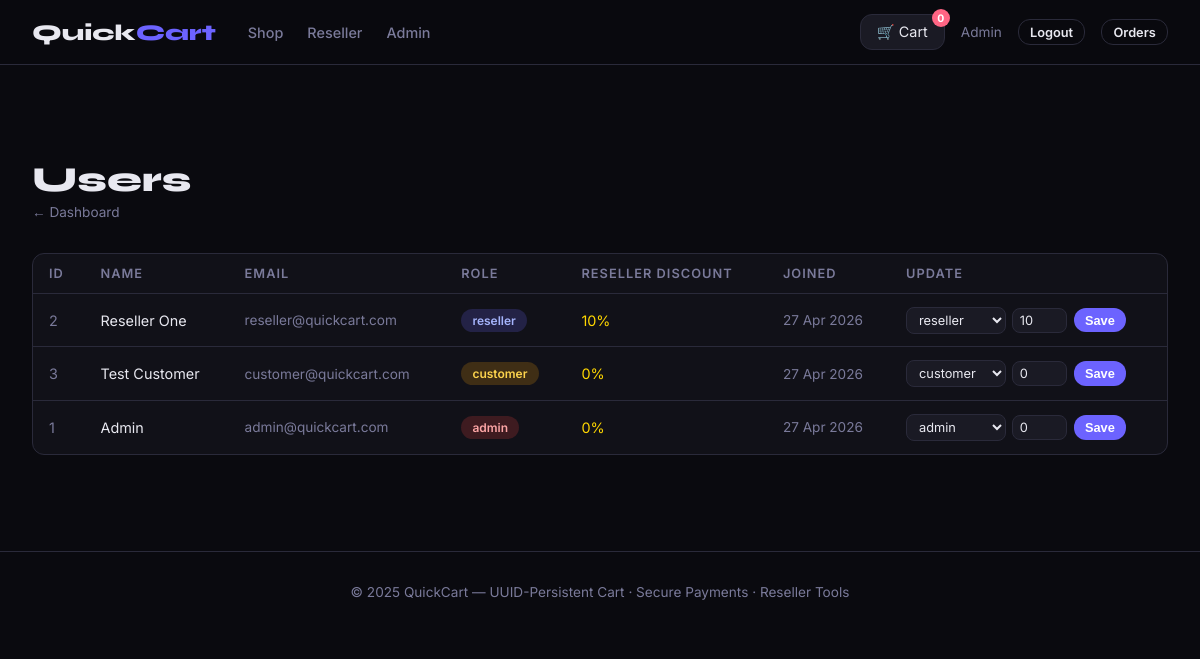
Page /admin/users (signed in) on the committed database.
### app.py (models this page shows)
class User(UserMixin, db.Model):
    __tablename__ = 'users'
    id            = db.Column(db.Integer, primary_key=True)
    name          = db.Column(db.String(120), nullable=False)
    email         = db.Column(db.String(120), unique=True, nullable=False)
    password_hash = db.Column(db.String(256), nullable=False)
    role          = db.Column(db.String(20), default='customer')  # admin / customer / reseller
    reseller_discount = db.Column(db.Float, default=0.0)          # % discount for resellers
    created_at    = db.Column(db.DateTime, default=datetime.utcnow)
    orders        = db.relationship('Order', backref='buyer', lazy=True)

### app.py (the view)
@app.route('/admin/users')
@login_required
@admin_required
def admin_users():
    users = User.query.order_by(User.created_at.desc()).all()
    return render_template('admin/users.html', users=users)

### app.py (called while the page is built)
@login_manager.user_loader
def load_user(user_id):
    return User.query.get(int(user_id))

def admin_required(f):
    @wraps(f)
    def decorated(*args, **kwargs):
        if not current_user.is_authenticated or current_user.role != 'admin':
            flash('Admin access required.', 'danger')
            return redirect(url_for('index'))
        return f(*args, **kwargs)
    return decorated

### templates/admin/users.html (shortened to what this page needs)
{% extends "base.html" %}
{% block content %}
<div class="container">
  <div class="page-header">
    <h1>Users</h1>
    <a href="/admin" style="font-size:.85rem; color:var(--muted);">← Dashboard</a>
  </div>
  <div class="card" style="padding:0; overflow:hidden;">
    <table>
      <thead><tr>
        <th>ID</th><th>Name</th><th>Email</th><th>Role</th><th>Reseller Discount</th><th>Joined</th><th>Update</th>
      </tr></thead>
      <tbody>
      {% for u in users %}
      <tr>
        <td style="color:var(--muted);">{{ u.id }}</td>
        <td>{{ u.name }}</td>
        <td style="font-size:.85rem; color:var(--muted);">{{ u.email }}</td>
        <td>
          <span class="badge {{ 'badge-cancelled' if u.role=='admin' else 'badge-confirmed' if u.role=='reseller' else 'badge-pending' }}">
            {{ u.role }}
          </span>
        </td>
        <td style="color:var(--gold);">{{ u.reseller_discount|int }}%</td>
        <td style="font-size:.85rem; color:var(--muted);">{{ u.created_at.strftime('%d %b %Y') }}</td>
        <td>
          <form method="post" action="/admin/users/{{ u.id }}/role" style="display:flex; gap:.4rem; align-items:center;">
            <select name="role" style="padding:.25rem .5rem; font-size:.8rem; width:100px;">
              {% for r in ['customer','reseller','admin'] %}
              <option value="{{ r }}" {% if u.role == r %}selected{% endif %}>{{ r }}</option>
              {% endfor %}
            </select>
            <input type="number" name="discount" value="{{ u.reseller_discount|int }}" min="0" max="100"
                   style="width:55px; padding:.25rem .4rem; font-size:.8rem;" placeholder="Disc%">
            <button type="submit" class="btn btn-primary btn-sm">Save</button>
          </form>
        </td>
      </tr>
      {% endfor %}
      </tbody>
    </table>
  </div>
</div>
{% endblock %}

### templates/base.html (shortened to what this page needs)
<!DOCTYPE html>
<html lang="en">
<head>
</head>
<body>
<nav>
  <div class="nav-inner">
    <a href="/" class="nav-brand">Quick<span>Cart</span></a>
    <div class="nav-links">
      <a href="/shop">Shop</a>
      {% if current_user.is_authenticated and current_user.role in ['reseller','admin'] %}
      <a href="/reseller">Reseller</a>
      {% endif %}
      {% if current_user.is_authenticated and current_user.role == 'admin' %}
      <a href="/admin">Admin</a>
      {% endif %}
    </div>
    <div class="nav-right">
      <a href="/cart" class="cart-btn">
        🛒 Cart
        <span class="cart-badge" id="cart-badge">0</span>
      </a>
      {% if current_user.is_authenticated %}
        <span style="color:var(--muted); font-size:.85rem;">{{ current_user.name }}</span>
        <a href="/logout" class="btn btn-outline btn-sm">Logout</a>
        <a href="/orders" class="btn btn-outline btn-sm">Orders</a>
      {% else %}
        <a href="/login"    class="btn btn-outline btn-sm">Login</a>
        <a href="/register" class="btn btn-primary btn-sm">Register</a>
      {% endif %}
    </div>
  </div>
</nav>
<div class="alerts" style="padding-top:.8rem;">
</div>
{% block content %}{% endblock %}
<footer>
  <p>© 2025 QuickCart — UUID-Persistent Cart · Secure Payments · Reseller Tools</p>
</footer>
</body>
</html>

### templates/base.html (style rules this page uses)
:root { --bg: #0a0a0f; --bg2: #111118; --bg3: #1a1a24; --border: #2a2a3a; --accent: #6c63ff; --accent2: #ff6584; --gold: #ffd700; --text: #e8e8f0; --muted: #7a7a9a; --success: #22c55e; --danger: #ef4444; --warning: #f59e0b; --radius: 12px; --shadow: 0 8px 32px rgba(0,0,0,.5); }
*, *::before, *::after { box-sizing: border-box; margin: 0; padding: 0; }
body { background: var(--bg); color: var(--text); font-family: 'Inter', sans-serif; min-height: 100vh; }
a { color: var(--accent); text-decoration: none; }
h1,h2,h3,h4 { font-family: 'Syne', sans-serif; }
nav { position: sticky; top: 0; z-index: 100; background: rgba(10,10,15,.92); backdrop-filter: blur(20px); border-bottom: 1px solid var(--border); padding: 0 2rem; }
.nav-inner { max-width: 1300px; margin: auto; display: flex; align-items: center; gap: 2rem; height: 64px; }
.nav-brand { font-family: 'Syne', sans-serif; font-weight: 800; font-size: 1.4rem; color: var(--text) !important; text-decoration: none !important; }
.nav-brand span { color: var(--accent); }
.nav-links { display: flex; gap: 1.5rem; align-items: center; }
.nav-links a { color: var(--muted); font-size: .9rem; font-weight: 500; transition: color .2s; text-decoration: none !important; }
.nav-right { margin-left: auto; display: flex; gap: 1rem; align-items: center; }
.cart-btn { position: relative; background: var(--bg3); border: 1px solid var(--border); color: var(--text); padding: .5rem 1rem; border-radius: var(--radius); font-size: .9rem; cursor: pointer; text-decoration: none !important; display: flex; align-items: center; gap: .5rem; }
.cart-badge { position: absolute; top: -6px; right: -6px; background: var(--accent2); color: #fff; border-radius: 50%; width: 18px; height: 18px; font-size: .65rem; font-weight: 700; display: flex; align-items: center; justify-content: center; }
.btn { display: inline-flex; align-items: center; gap: .4rem; padding: .55rem 1.2rem; border-radius: var(--radius); border: none; font-size: .88rem; font-weight: 600; cursor: pointer; transition: all .2s; text-decoration: none !important; }
.btn-primary { background: var(--accent); color: #fff; }
.btn-outline { background: transparent; border: 1px solid var(--border); color: var(--text); }
.btn-sm { padding: .3rem .7rem; font-size: .8rem; }
.container { max-width: 1300px; margin: auto; padding: 2rem; }
.page-header { padding: 3rem 0 2rem; }
.page-header h1 { font-size: 2.2rem; font-weight: 800; }
.card { background: var(--bg2); border: 1px solid var(--border); border-radius: var(--radius); padding: 1.5rem; }
.alerts { max-width: 1300px; margin: 0 auto; padding: 0 2rem; }
table { width: 100%; border-collapse: collapse; }
th { text-align: left; padding: .75rem 1rem; font-size: .8rem; font-weight: 600; text-transform: uppercase; letter-spacing: .08em; color: var(--muted); border-bottom: 1px solid var(--border); }
td { padding: .8rem 1rem; border-bottom: 1px solid var(--border); font-size: .9rem; }
tr:last-child td { border-bottom: none; }
input, select, textarea { width: 100%; background: var(--bg3); border: 1px solid var(--border); color: var(--text); padding: .65rem .9rem; border-radius: 8px; font-size: .9rem; outline: none; transition: border-color .2s; font-family: inherit; }
.badge { display: inline-block; padding: .25rem .7rem; border-radius: 20px; font-size: .75rem; font-weight: 600; }
.badge-pending { background: rgba(245,158,11,.2); color: #fcd34d; }
.badge-confirmed { background: rgba(108,99,255,.2); color: #a5b4fc; }
.badge-cancelled { background: rgba(239,68,68,.2); color: #fca5a5; }
footer { border-top: 1px solid var(--border); padding: 2rem; text-align: center; color: var(--muted); font-size: .85rem; margin-top: 4rem; }

### rows in the picture
User: name "Admin", id "1", email "admin@quickcart.com", role "admin", reseller_discount "0", created_at "27 Apr 2026", discount "0"
User: id "2", name "Reseller One", email "reseller@quickcart.com", role "reseller", reseller_discount "10", created_at "27 Apr 2026", discount "10"
User: id "3", name "Test Customer", email "customer@quickcart.com", role "customer", reseller_discount "0", created_at "27 Apr 2026", discount "0"
